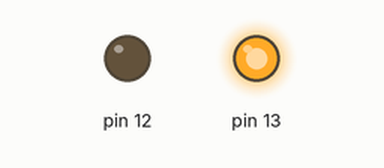
This sketch was run on a simulated Arduino Uno, built with avr-gcc and run on an emulated ATmega328P. Parts: output pins drawn as LEDs (lit = HIGH).

Above: at 0.5 s.
At 2.5 s:
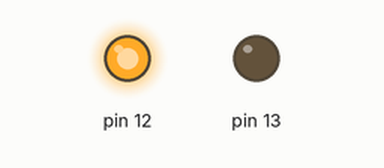
At 3.5 s:
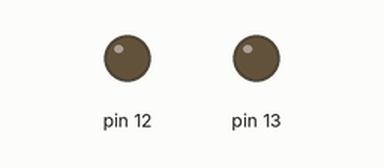
Timing chart, 0 to 5.2 s (numbered marks = the images above):
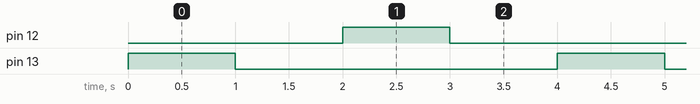

Measured:
- by itself, pin 12, pin 13: alternates HIGH for 1.0 s and LOW for 3.0 s
- by itself, everything shown: repeats every 4.0 s, in 4 steps

The sketch:

codigo.ino
```cpp
// C++ code
//
void setup()
{
  pinMode(13, OUTPUT);
  pinMode(12, OUTPUT);
}

void loop()
{

    for(int contadorVermelho = 0; contadorVermelho < 10 ; contadorVermelho++)
  {
  PiscaVermelho();
}

}

  void PiscaVermelho()


{

digitalWrite(13, HIGH);
  delay(1000);
  digitalWrite(13, LOW);
  delay(1000);

digitalWrite(12, HIGH);
  delay(1000);
  digitalWrite(12, LOW);
  delay(1000);

}
```
